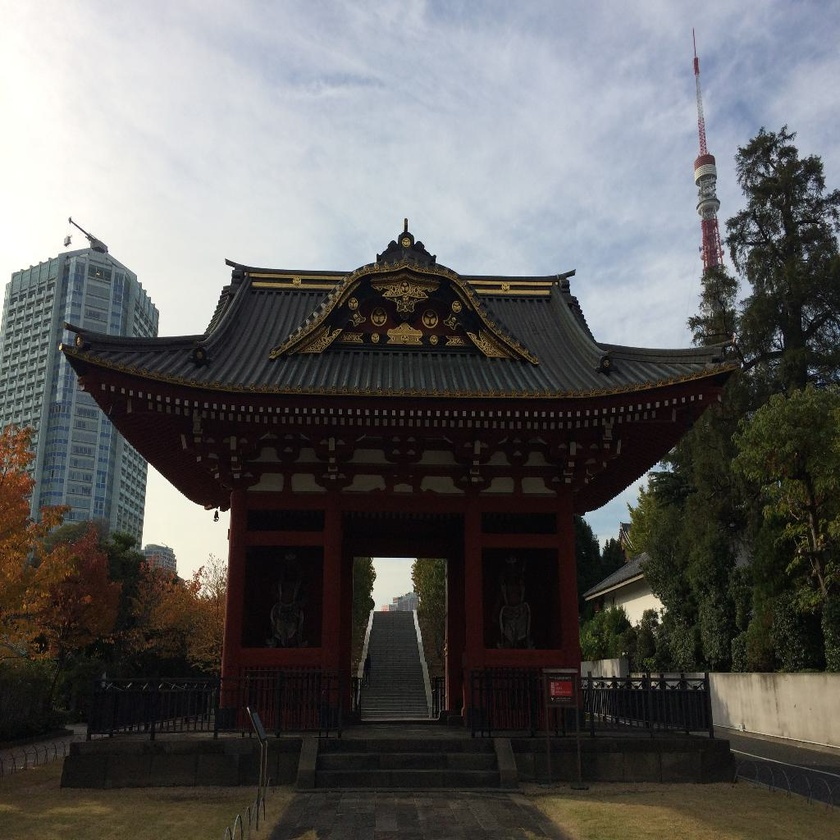
#> input picture code/pipeline_delivering/imgs/14_51093502819_o.jpg, 840 x 840 px, shrunk from 1024 x 1024 before the run
$ python -i processing.py   (imports and definitions only)
#> lines starting #> are read from the running program, lines starting #| are printed output that depends on the picture
#> further down, picture is the input picture: shape (840, 840, 3); mean B, G, R 93.7, 94.6, 95.4
"""
########################################################################
# Copyright (c) 2022 Vicomtech (http://www.vicomtech.org)
#
# Redistribution and use in source and binary forms, with or without
# modification, are permitted provided that the following conditions are
# met:
#
#    - Redistributions of source code must retain the above copyright
#     notice, this list of conditions and the following disclaimer.
#
#    - Redistributions in binary form must reproduce the above copyright
#     notice, this list of conditions and the following disclaimer in
#     the documentation and/or other materials provided with the
#     distribution.
#
# THIS SOFTWARE IS PROVIDED BY THE COPYRIGHT HOLDERS AND CONTRIBUTORS
# "AS IS" AND ANY EXPRESS OR IMPLIED WARRANTIES, INCLUDING, BUT NOT
# LIMITED TO, THE IMPLIED WARRANTIES OF MERCHANTABILITY AND FITNESS FOR
# A PARTICULAR PURPOSE ARE DISCLAIMED. IN NO EVENT SHALL THE COPYRIGHT
# HOLDER OR CONTRIBUTORS BE LIABLE FOR ANY DIRECT, INDIRECT, INCIDENTAL,
# SPECIAL, EXEMPLARY, OR CONSEQUENTIAL DAMAGES (INCLUDING, BUT NOT
# LIMITED TO, PROCUREMENT OF SUBSTITUTE GOODS OR SERVICES; LOSS OF USE,
# DATA, OR PROFITS; OR BUSINESS INTERRUPTION) HOWEVER CAUSED AND ON ANY
# THEORY OF LIABILITY, WHETHER IN CONTRACT, STRICT LIABILITY, OR TORT
# (INCLUDING NEGLIGENCE OR OTHERWISE) ARISING IN ANY WAY OUT OF THE USE
# OF THIS SOFTWARE, EVEN IF ADVISED OF THE POSSIBILITY OF SUCH DAMAGE.
#
#Description:
#  Plant data gateway
#
# Inital Author:
#      Alberto Di Maro  <adimaro@vicomtech.org>
# Collaborators:
#
########################################################################
"""

import cv2
import numpy as np
import torch
from torch.autograd import Variable
import skimage

import cv2
import numpy as np


def white_balance(img):
    # Convert the image to the YCrCb color space, which separates the
    # luminance (Y) channel from the chrominance (Cr and Cb) channels.
    ycrcb = cv2.cvtColor(img, cv2.COLOR_BGR2YCrCb)
#> ycrcb: shape (840, 840, 3); mean of channels 0, 1, 2 94.7, 128.4, 127.4

    # Split the image into its channels
    channels = cv2.split(ycrcb)

    # Compute the mean value of the Cr channel
    mean_cr = np.mean(channels[1])
#> mean_cr = 128.4

    # Compute the mean value of the Cb channel
    mean_cb = np.mean(channels[2])
#> mean_cb = 127.4

    # Correct the mean values of the Cr and Cb channels
    y = np.array(channels[0], dtype = 'float64')
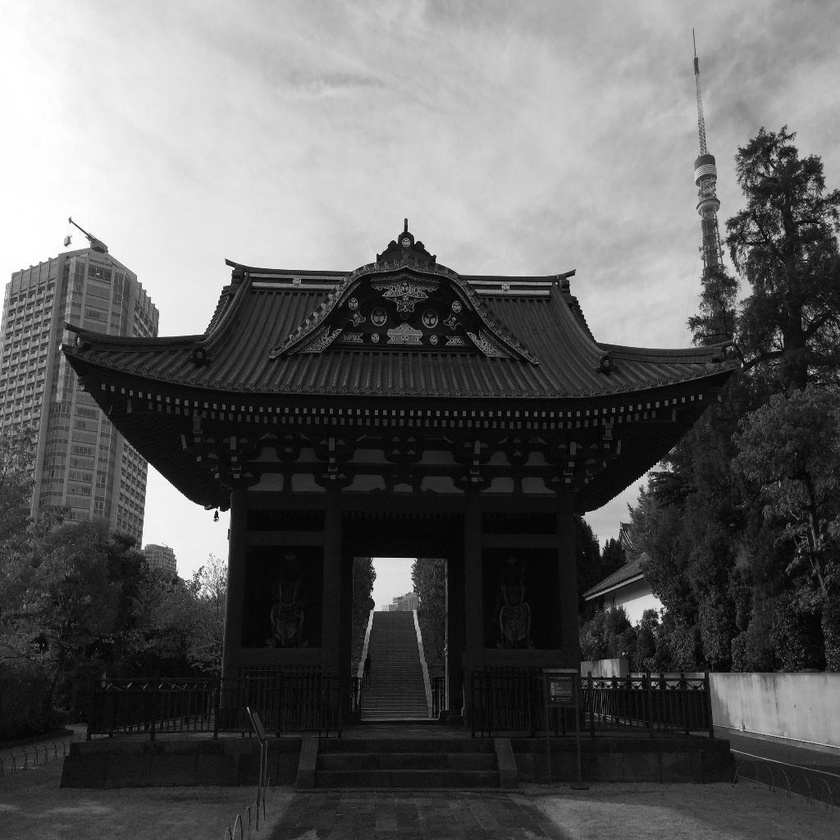
#> y: shape (840, 840) float64; min 0, max 255, mean 94.7
    cb = channels[1] * (128 / mean_cr)
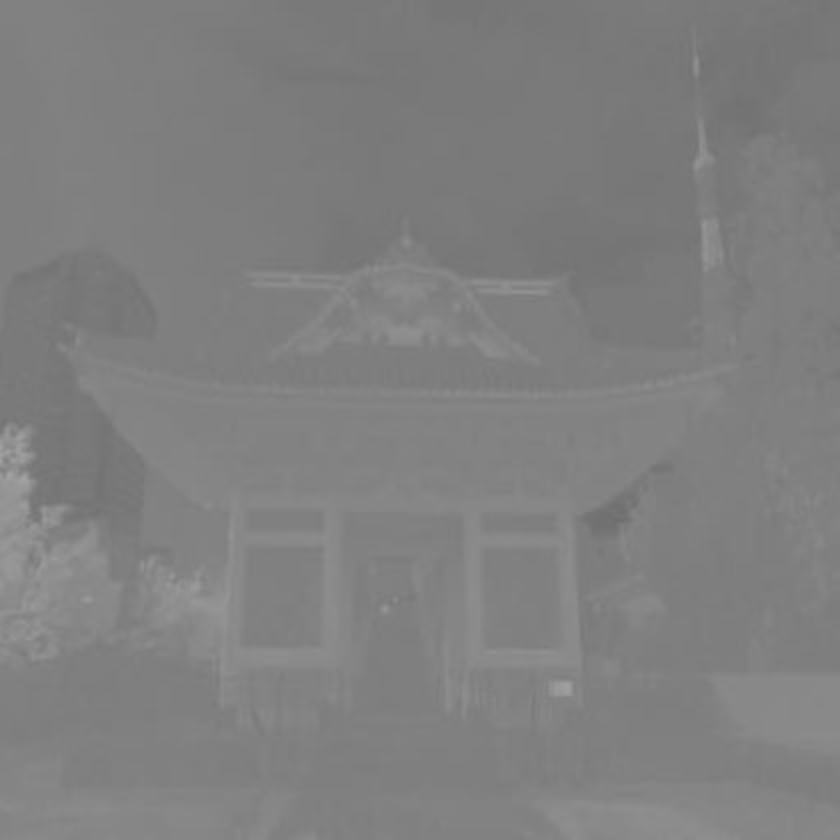
#> cb: shape (840, 840) float64; min 110.6, max 164.4, mean 128
    cr = channels[2] * (128 / mean_cb)
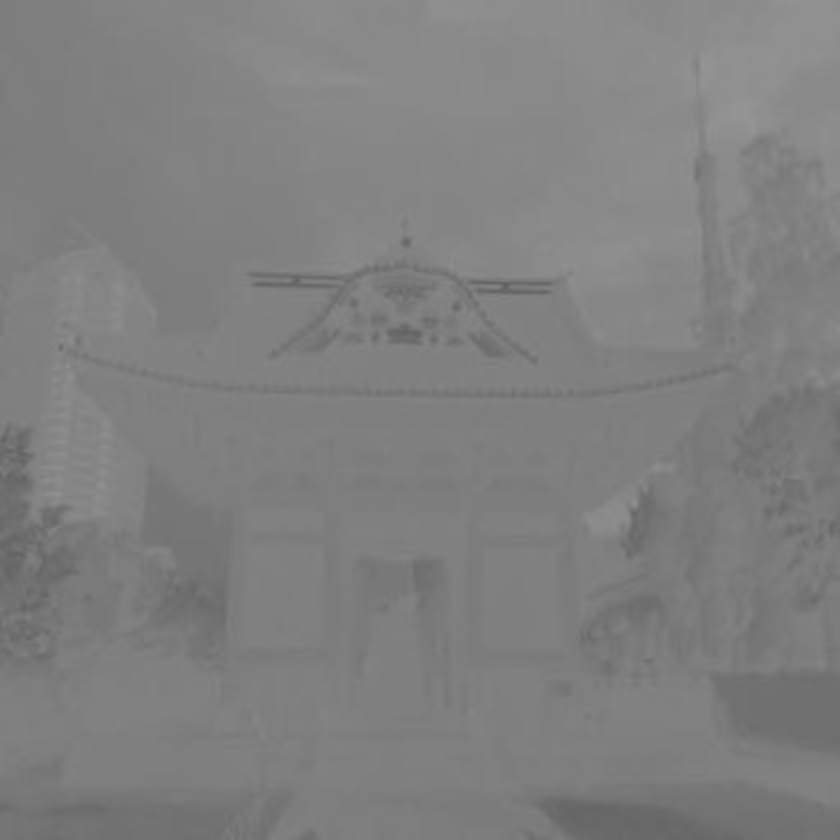
#> cr: shape (840, 840) float64; min 97.43, max 149.7, mean 128
    new_channels = (y, cb, cr)

    # # Merge the corrected channels back into the image
    white_balanced = np.uint8(cv2.merge(new_channels))
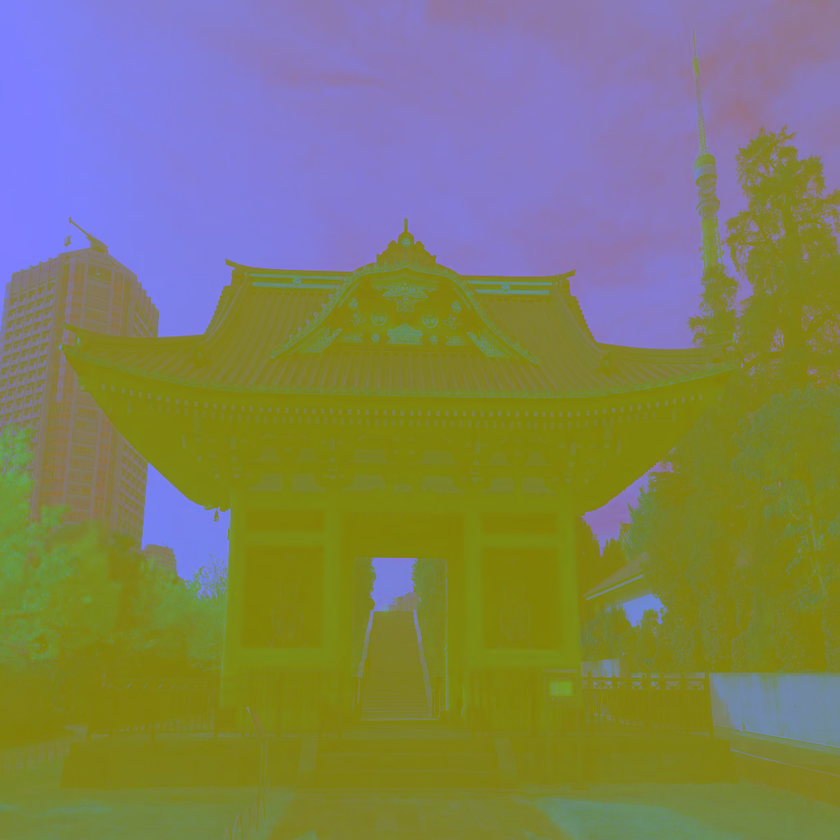
#> white_balanced: shape (840, 840, 3); mean of channels 0, 1, 2 94.7, 127.4, 127.4; drawn as B, G, R
    # Convert the image back to the RGB color space
    white_balanced = cv2.cvtColor(white_balanced, cv2.COLOR_YCrCb2BGR)

    #return white balanced image as float32
    return white_balanced.astype(np.uint8)

# [59 lines left out: functions oexp_process, preprocess, post_process, not called in this run]

>>> import cv2
>>> picture = cv2.imread('../imgs/14_51093502819_o.jpg')
>>> result = white_balance(picture)

$ run again, on code/pipeline_delivering/imgs/163_51094238270_o.jpg
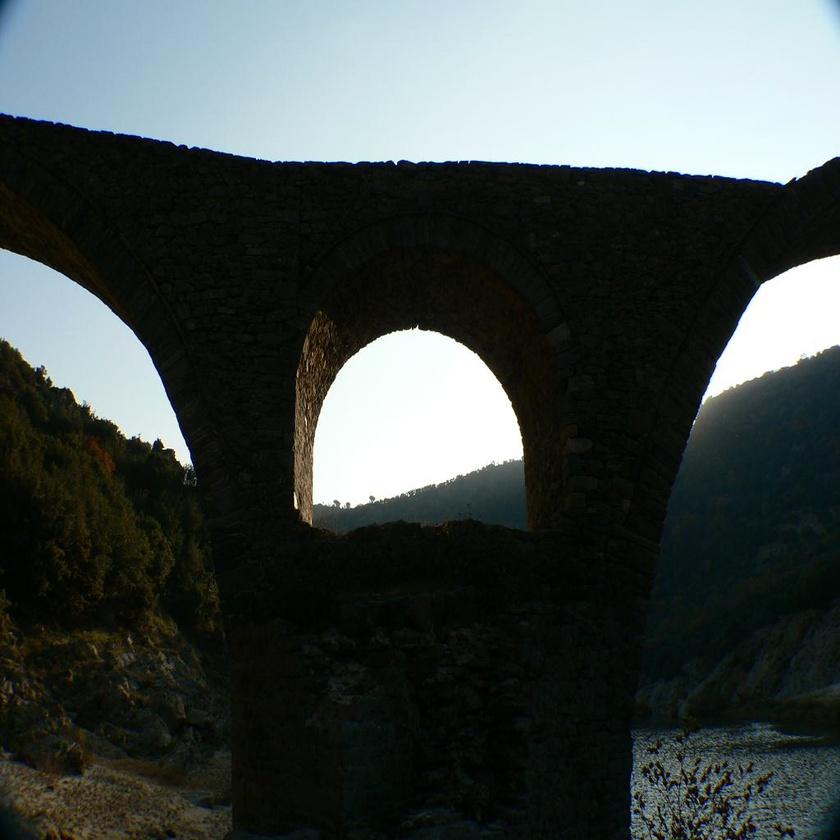
#> input picture code/pipeline_delivering/imgs/163_51094238270_o.jpg, 840 x 840 px, shrunk from 1024 x 1024 before the run
#> picture is the input picture: shape (840, 840, 3); mean B, G, R 73.6, 75.5, 67.8
#> ycrcb: shape (840, 840, 3); mean of channels 0, 1, 2 73, 124.3, 128.4
#> mean_cr = 124.3
#> mean_cb = 128.4
#> in white_balance, `cr = channels[2] * (128 / mean_cb)`:
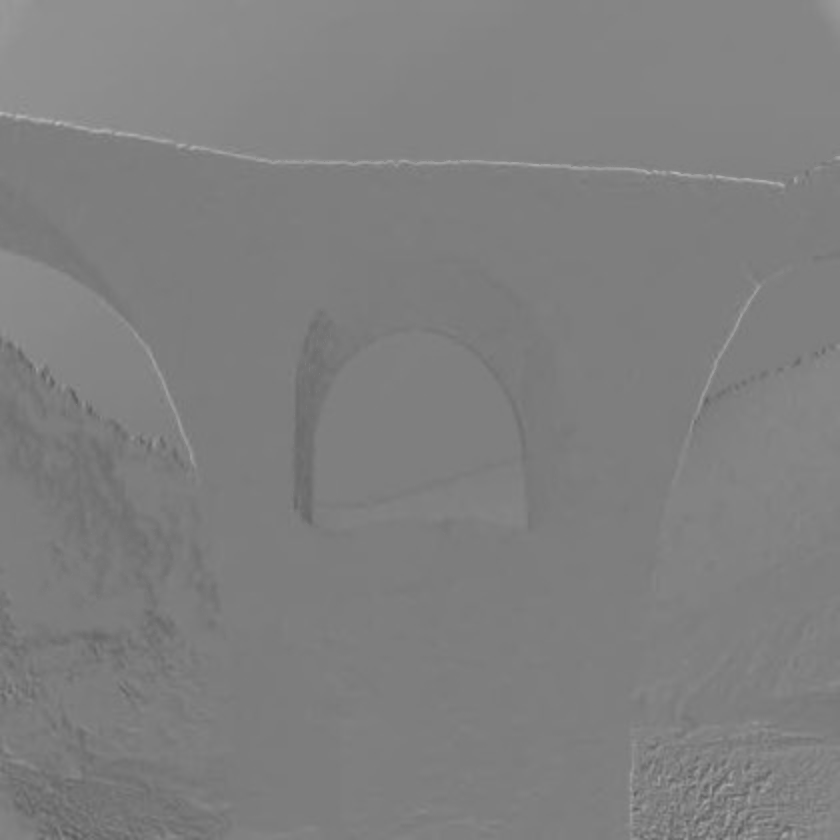
#> cr: shape (840, 840) float64; min 91.72, max 185.4, mean 128
#> in white_balance, `white_balanced = np.uint8(cv2.merge(new_channels))`:
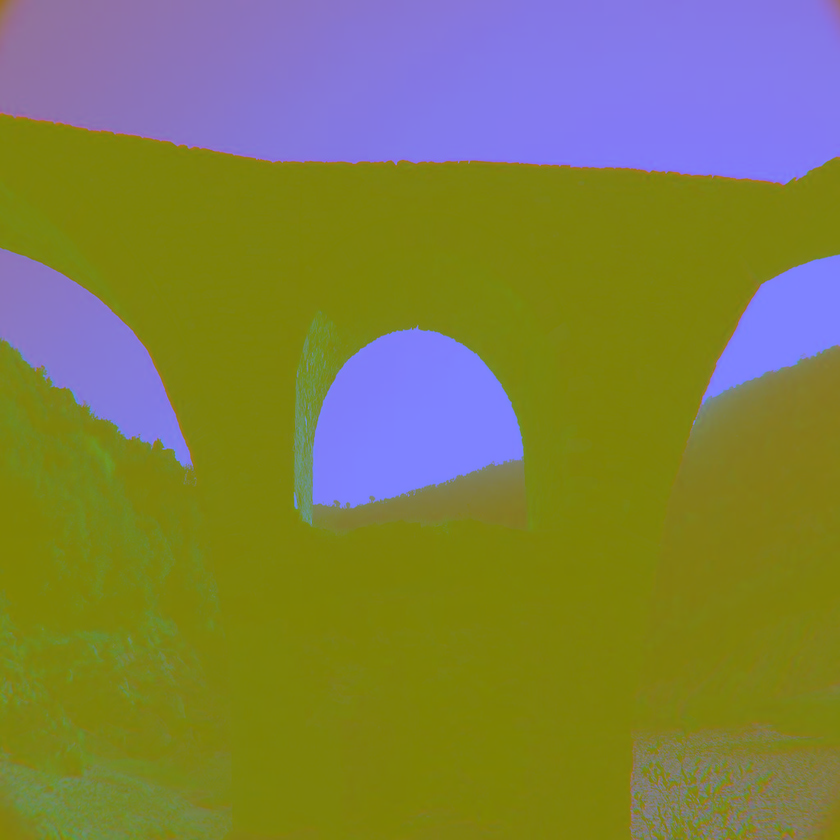
#> white_balanced: shape (840, 840, 3); mean of channels 0, 1, 2 73, 127.3, 127.4; drawn as B, G, R
